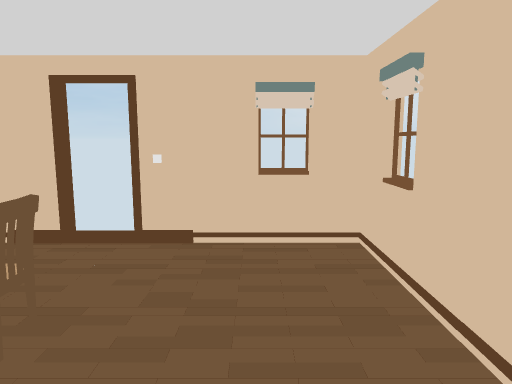
[1] (above)

12 first-person views from a walk through a Unity game level. The camera is 1.4 m above the floor, tilts 8° down and sees 70° across. The floor is counted in squares, 0.5 m on a side. Each view is taken from the middle of a square. On the plan, view 1 faces up. The plan holds only what a view shows up to about 20 squares ahead; the rest is blank. The player is left out. Door leaves are left out, so doorways stand open.

[2]
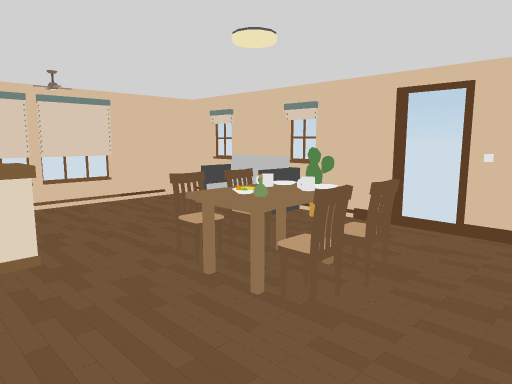

[3]
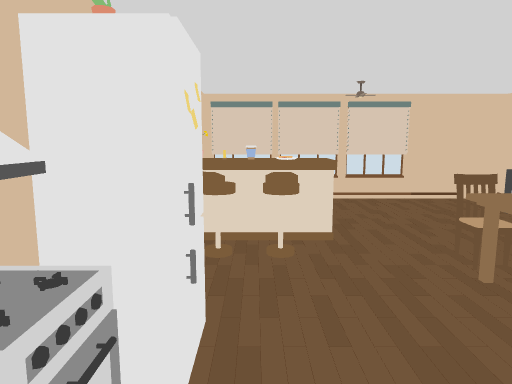

[4]
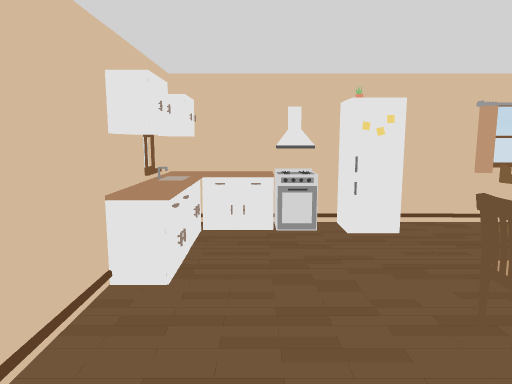

[5]
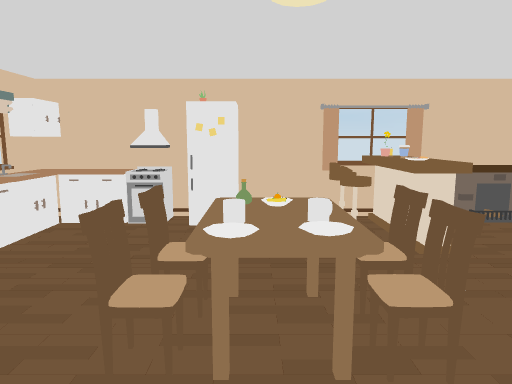

[6]
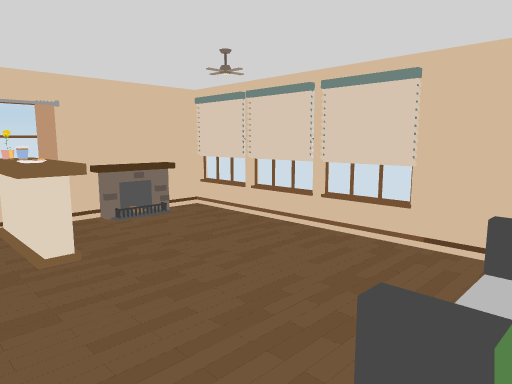

[7]
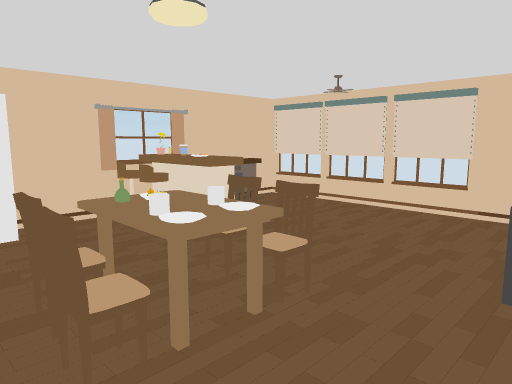

[8]
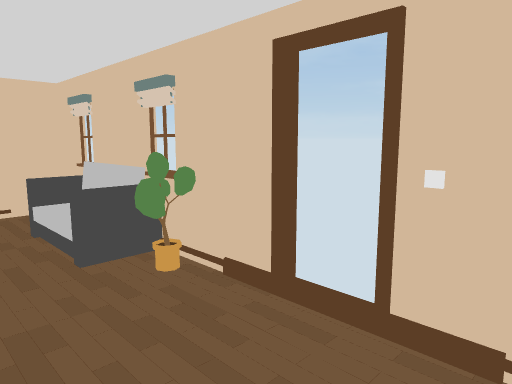

[9]
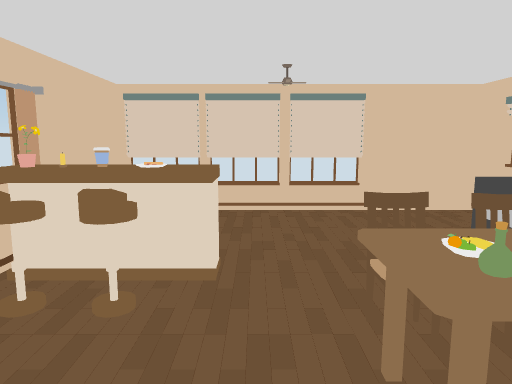

[10]
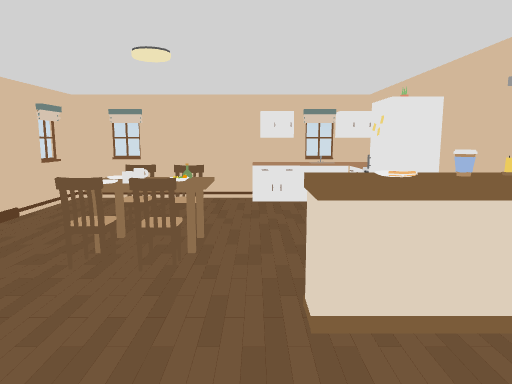

[11]
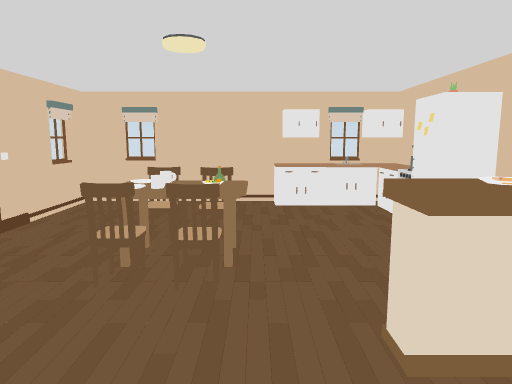

[12]
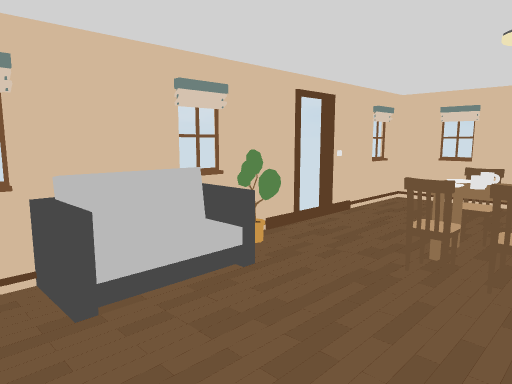

### Floor plan
Key: @ floor where view 1 was taken; # wall or solid block; . floor; D open door; = window, fence, low wall or low ledge; C chair; S sofa; F flower; T table; U cup; R fridge; E oven; I sink; P fireplace; O other object.
Columns run from 17 left of view 1 to 3 right of it. Each row starts with its distance up from view 1.
 10 ###=########DDO######
  9 #...S###SF..........#
  8 #...#OO#S...........#
  7 #...................=
  6 #...................#
  5 #.........COT#C.....#
  4 #.........CUU#C.....#
  3 #........CC####.....#
  2 #..........TTT......#
  1 #..................O#
  0 #......OO........@.O#
 -1 #......OOCC........I#
 -2 #......UUC.........I#
 -3 # .....OOCC..RREEOOI#
 -4  #PPPP#OF####RREEOOO#
 -5  ####################

Positions as (right, up) in squares from view 1, and headings:
1: (0, 0), facing up
2: (0, -2), facing up-left
3: (1, -2), facing left
4: (0, 8), facing down
5: (-5, 9), facing down
6: (-7, 9), facing down-left
7: (-2, 9), facing down-left
8: (-1, 5), facing up-left
9: (-2, 1), facing left
10: (-15, 1), facing right
11: (-14, 2), facing right
12: (-15, 2), facing up-right
